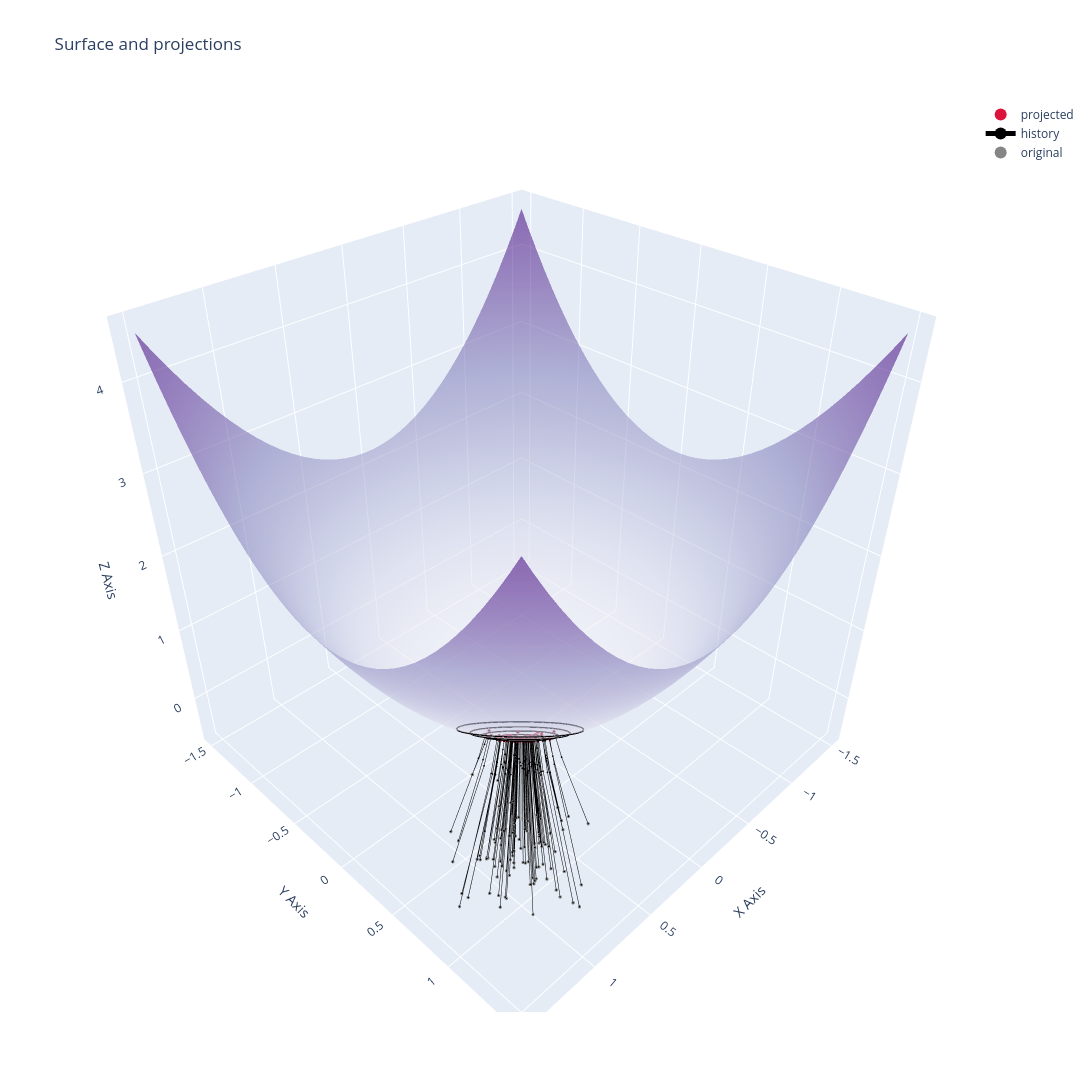

Notebook cell for this chart:
### Code cell
X = np.random.normal(size=(n_samples, 3), scale=0.2) + np.array([0.9, 0.9, 0])[None, :]
X_proj = solver(X)
fig = plot_3d_projection(X, f_paraboloid, show_kde=True, round_cutoff=None, solver_builder=make_solver, plot_history=True, n_iterations=4, n_grid=NGRID, lo=-2*np.ones(2), hi=+2*np.ones(2), n_isolines=7, width=1500, height=1200)
fig.write_html("projection_kde.html")
fig
